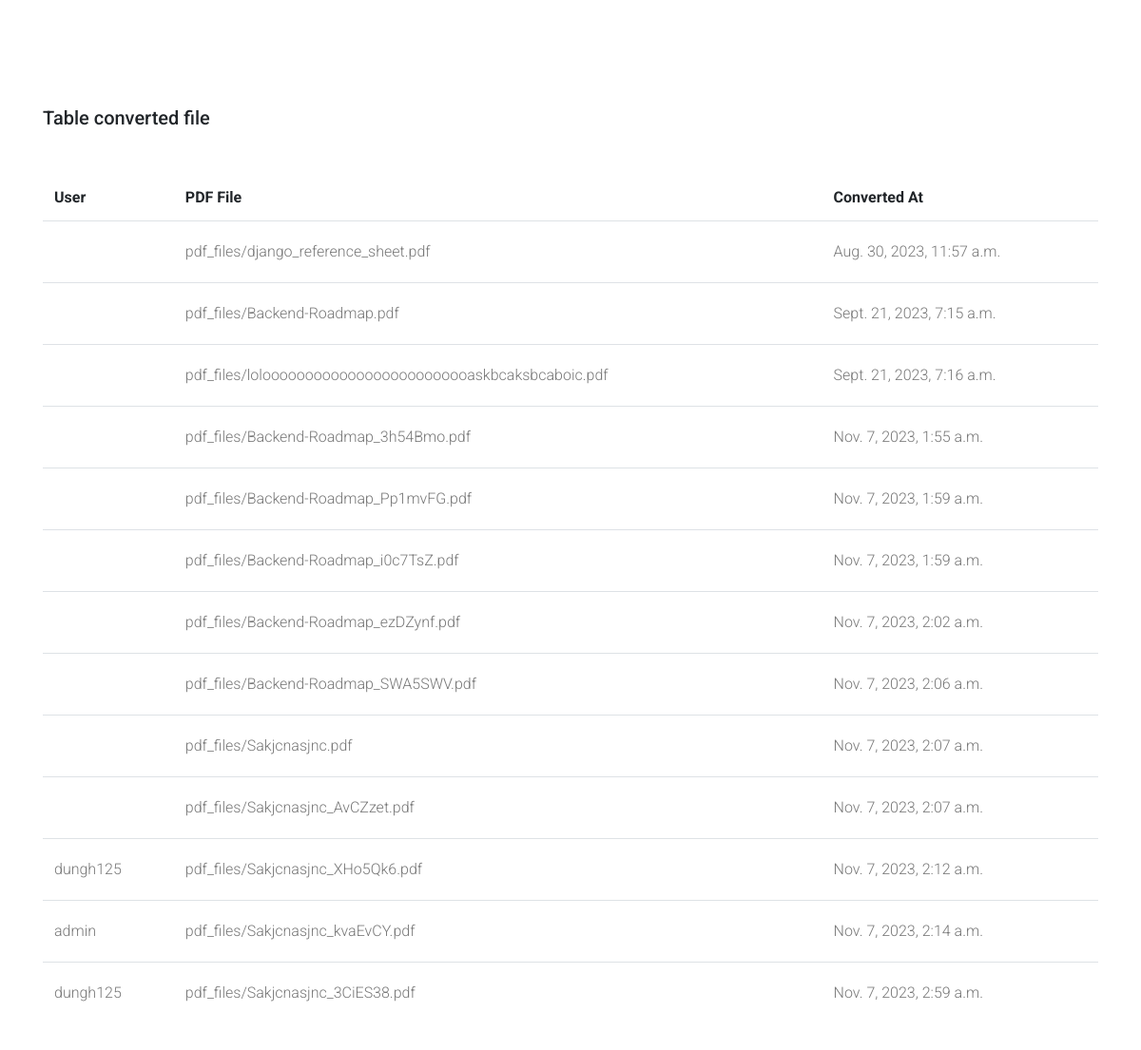
The page /converted-files/admin/ (signed in) on the database its author committed.
### home/models.py (models this page shows, shortened)
class ConvertedFile(models.Model):
    pdf_file = models.FileField(upload_to='pdf_files/')
    docx_file = models.FileField(upload_to='docx_files/')
    converted_at = models.DateTimeField(auto_now_add=True)
    short_code = models.CharField(max_length=10, unique=True, null=True, blank=True)
    user = models.ForeignKey(User, on_delete=models.CASCADE, null=True, blank=True)

### home/views.py (the view)
# urls.py: path('converted-files/admin/', views.converted_file_list_admin, name='converted_file_list_admin'),
@user_passes_test(lambda u: u.is_superuser, login_url='/login/')  # Only allow admins
def converted_file_list_admin(request):
    converted_files = ConvertedFile.objects.all()
    return render(request, 'converted_file_list.html', {'converted_files': converted_files})

### templates/converted_file_list.html (shortened to what this page needs)
<!doctype html>
<html lang="en">
  <head>
    <link rel="stylesheet" href="fonts/icomoon/style.css">
    <link rel="stylesheet" href="css/owl.carousel.min.css">
    <link rel="stylesheet" href="css/bootstrap.min.css">
  </head>
  <body>
  <div class="content">
    <div class="container">
      <h2 class="mb-5">Table converted file</h2>
      <div class="table-responsive">
        <table class="table custom-table">
          <thead>
            <tr>
              <th scope="col">User</th>
              <th scope="col">PDF File</th>
              <th scope="col">Converted At</th>
            </tr>
          </thead>
          <tbody>
            {% for converted_file in converted_files %}
            <tr>
              <td>
                {{ converted_file.user.username }}
              </td>
              <td>
                {{ converted_file.pdf_file.name }}
              </td>
              <td>
                {{ converted_file.converted_at }}
              </td>
            </tr>
            {% endfor %}
          </tbody>
        </table>
      </div>
    </div>
  </div>
  </body>
</html>

### templates/converted_file_list.html (style rules this page uses)
body { font-family: "Roboto", -apple-system, BlinkMacSystemFont, "Segoe UI", Roboto, "Helvetica Neue", Arial, "Noto Sans", sans-serif, "Apple Color Emoji", "Segoe UI Emoji", "Segoe UI Symbol", "Noto Color Emoji"; background-color: #fff; font-weight: 300; }
h1, h2, h3, h4, h5, h6, .h1, .h2, .h3, .h4, .h5, .h6 { font-family: "Roboto", -apple-system, BlinkMacSystemFont, "Segoe UI", Roboto, "Helvetica Neue", Arial, "Noto Sans", sans-serif, "Apple Color Emoji", "Segoe UI Emoji", "Segoe UI Symbol", "Noto Color Emoji"; }
.content { padding: 7rem 0; }
h2 { font-size: 20px; }
.custom-table { min-width: 900px; }
.custom-table thead tr, .custom-table thead th { border-top: none; border-bottom: none !important; }
.custom-table tbody th, .custom-table tbody td { color: #777; font-weight: 400; padding-bottom: 20px; padding-top: 20px; font-weight: 300; }
.custom-table tbody tr th, .custom-table tbody tr td { position: relative; -webkit-transition: .3s all ease; -o-transition: .3s all ease; transition: .3s all ease; }
.custom-table tbody tr th:before, .custom-table tbody tr th:after, .custom-table tbody tr td:before, .custom-table tbody tr td:after { -webkit-transition: .3s all ease; -o-transition: .3s all ease; transition: .3s all ease; content: ""; left: 0; right: 0; position: absolute; height: 1px; background: #bfbfbf; width: 100%; opacity: 0; visibility: hidden; }
.custom-table tbody tr th:before, .custom-table tbody tr td:before { top: -1px; }
.custom-table tbody tr th:after, .custom-table tbody tr td:after { bottom: -1px; }

### rows shown on the page
ConvertedFile: pdf_file.name "pdf_files/django_reference_sheet.pdf", converted_at "Aug. 30, 2023, 11:57 a.m."
ConvertedFile: pdf_file.name "pdf_files/Backend-Roadmap.pdf", converted_at "Sept. 21, 2023, 7:15 a.m."
ConvertedFile: pdf_file.name "pdf_files/lolooooooooooooooooooooooooaskbcaksbcaboic.pdf", converted_at "Sept. 21, 2023, 7:16 a.m."
ConvertedFile: pdf_file.name "pdf_files/Backend-Roadmap_3h54Bmo.pdf", converted_at "Nov. 7, 2023, 1:55 a.m."
ConvertedFile: pdf_file.name "pdf_files/Backend-Roadmap_Pp1mvFG.pdf", converted_at "Nov. 7, 2023, 1:59 a.m."
ConvertedFile: pdf_file.name "pdf_files/Backend-Roadmap_i0c7TsZ.pdf", converted_at "Nov. 7, 2023, 1:59 a.m."
ConvertedFile: pdf_file.name "pdf_files/Backend-Roadmap_ezDZynf.pdf", converted_at "Nov. 7, 2023, 2:02 a.m."
ConvertedFile: pdf_file.name "pdf_files/Backend-Roadmap_SWA5SWV.pdf", converted_at "Nov. 7, 2023, 2:06 a.m."
ConvertedFile: pdf_file.name "pdf_files/Sakjcnasjnc.pdf", converted_at "Nov. 7, 2023, 2:07 a.m."
ConvertedFile: pdf_file.name "pdf_files/Sakjcnasjnc_AvCZzet.pdf", converted_at "Nov. 7, 2023, 2:07 a.m."
ConvertedFile: user.username "dungh125", pdf_file.name "pdf_files/Sakjcnasjnc_XHo5Qk6.pdf", converted_at "Nov. 7, 2023, 2:12 a.m."
ConvertedFile: user.username "admin", pdf_file.name "pdf_files/Sakjcnasjnc_kvaEvCY.pdf", converted_at "Nov. 7, 2023, 2:14 a.m."
ConvertedFile: user.username "dungh125", pdf_file.name "pdf_files/Sakjcnasjnc_3CiES38.pdf", converted_at "Nov. 7, 2023, 2:59 a.m."
